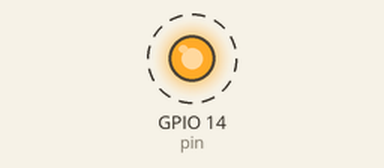
This program was run on a simulated Raspberry Pi (BCM pin numbers). On the bench: output pins drawn as LEDs (lit = HIGH). Dashed ring = blinking.

Above: at 0.12 s.
Timing chart, 0 to 3.0 s (numbered marks = the images above):
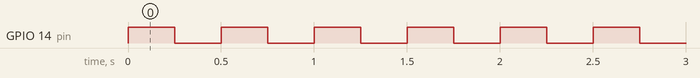

Measured:
- by itself, GPIO 14 (pin): alternates HIGH for 0.25 s and LOW for 0.25 s

The program:

main.py
```python
#Raspberry Pi LED Blink Example
#Author Muhammed Saho

import RPi.GPIO as gpio
import time

# Set Pin Settings
pin = 14
gpio.setmode(gpio.BCM)
gpio.setup(pin,gpio.OUT)

# Blink On and Off
while True:
    gpio.output(pin,True)       #on
    time.sleep(0.25)            #wait
    gpio.output(pin,False)      #off
    time.sleep(0.25)            #wait
```
